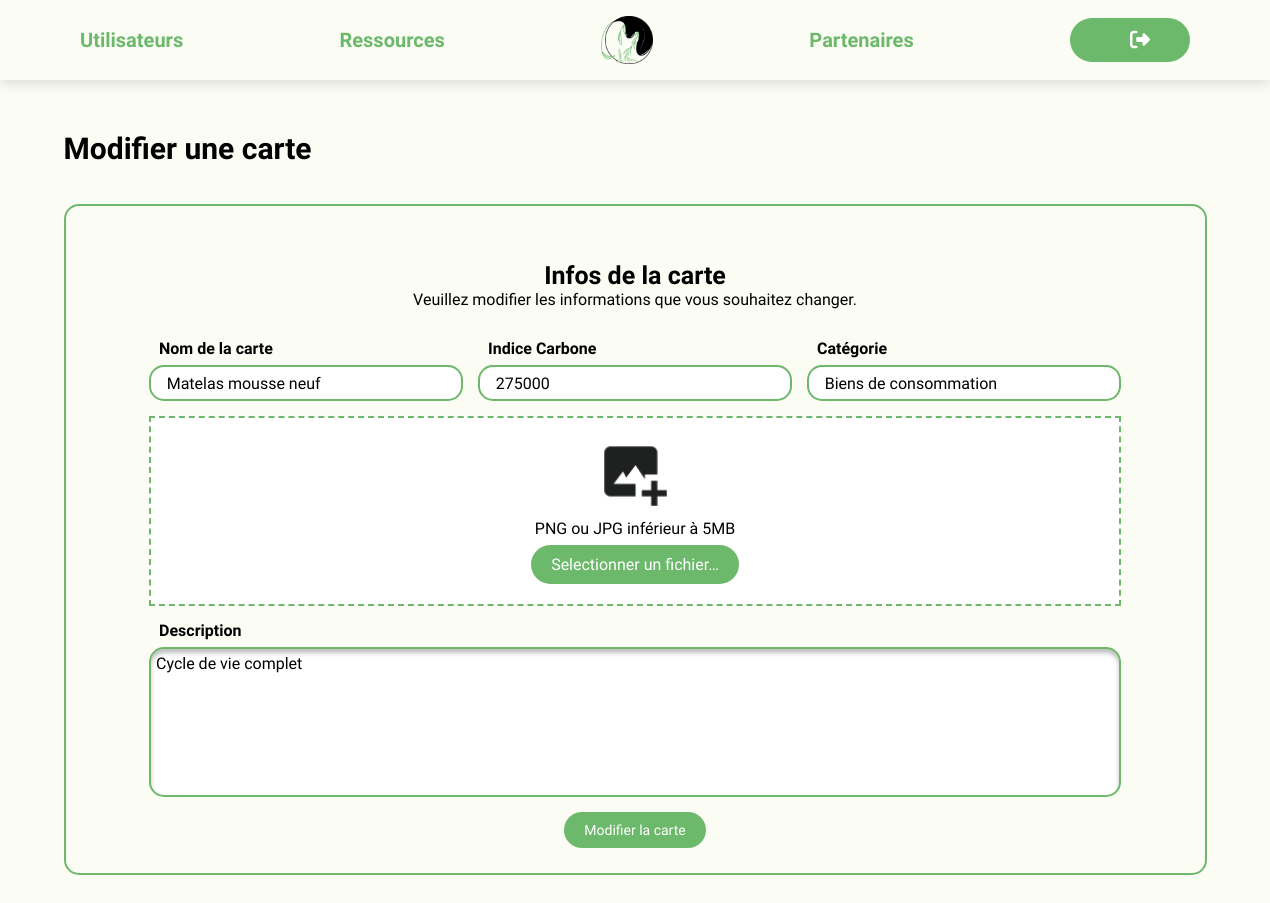
Screenshot of /modify-card.php?id=59 with the database file from the repository.
### tables this page shows
CREATE TABLE `cards` (
  `id` bigint(20) unsigned NOT NULL AUTO_INCREMENT,
  `card_name` varchar(255) NOT NULL,
  `carbon` float DEFAULT NULL,
  `description` varchar(255) DEFAULT NULL,
  `image_url` varchar(255) DEFAULT NULL,
  `type` varchar(255) NOT NULL,
  UNIQUE KEY `id` (`id`)
);

### object/connection.php (called while the page is built, shortened)
<?php
class Connection
{
    private PDO $pdo;
    public function __construct()
    {
        $this->pdo = new PDO('mysql:dbname=carbon_db;host=127.0.0.1', 'root', 'root');
    }
    public function GetSingleCard($id): bool|array
    {
        $get = "SELECT * FROM cards WHERE id = $id";
        $request2 = $this->pdo->query($get);
        return $request2->fetchAll();
    }
}

### modify-card.php (the view, shortened to what this page needs)
<?php
    require_once 'object/connection.php';
?>
<!doctype html>
<html lang="fr">
<head>
    <link rel="stylesheet" href="public/css/style.css">
</head>
<body class="modify_card">
    <?php require_once 'public/includes/_admin-nav.php'; ?>
    <?php
        $id = $_GET['id'];
        $connection = new Connection();
        $cards = $connection->GetSingleCard($id);
    ?>
    <div class="main_container">
        <h2 id="title">Modifier une carte</h2>
        <div class="sub_container">
            <div class="container_text">
                <h3> Infos de la carte</h3>
                <p>Veuillez modifier les informations que vous souhaitez changer.</p>
            </div>
            <?php    foreach($cards as $card): ?>
            <div class="form_container">
                <form method="POST" enctype="multipart/form-data">
                    <div class="info_container">
                        <div class="info">
                            <?php if(!isset($finalcardname)){
                                $finalcardname = $card['card_name'];
                            }?>
                            <label for="car_name">Nom de la carte </label>
                            <input type="text" name="card_name" value="<?php echo $finalcardname ?>">
                        </div>
                        <div class="info">
                            <?php if(!isset($finalcarbon)){
                                $finalcarbon = $card['carbon'];
                            }?>
                            <label for="carbon">Indice Carbone </label>
                            <input type="number" name="carbon" value="<?php echo $finalcarbon ?>">
                        </div>
                        <div class="info">
                            <?php if(!isset($finaltype)){
                                $finaltype = $card['type'];
                            }?>
                            <label for="type">Catégorie </label>
                            <input type="text" name="type" value="<?php echo $finaltype ?>" >
                        </div>
                    </div>
                    <div class="all_img">
                        <div class="add_img">
                            <img src="images/icons/add_image.png" alt="">
                            <p>PNG ou JPG inférieur à 5MB</p>
                            <div class="button_container">
                                <label for="file" class="custom-file-upload"><span>Selectionner un fichier&hellip;</span></label>
                            </div>
                        </div>
                    </div>
                    <div class="info">
                        <?php if(!isset($finaldescription)){
                            $finaldescription = $card['description'];
                        }?>
                        <label for="type">Description </label>
                        <textarea type="text" name="description" id="textarea_description" rows=1 COLS=40><?php echo $finaldescription ?></textarea>
                    </div>
                    <div class="button_container">
                        <button id="submit" type="Submit">Modifier la carte</button>
                    </div>
                </form>
            </div>
            <?php endforeach; ?>
        </div>
    </div>
</body>
</html>

### public/css/style.css (style rules this page uses)
* { margin: 0; padding: 0; box-sizing: border-box; font-size: 16px; font-family: "Koho", sans-serif; }
.modify_card { width: 100%; overflow-x: hidden; background-color: #FBFCF4; }
.modify_card .main_container { width: 100%; }
@media screen and (min-width: 768px) { .modify_card .main_container { width: 100%; display: flex; flex-direction: column; align-items: center; margin-bottom: 5%; } }
.modify_card .main_container #title { display: none; }
@media screen and (min-width: 768px) { .modify_card .main_container #title { display: initial; font-size: 30px; text-align: left; width: 100%; margin: 4% 0% 3% 10%; } }
.modify_card .main_container .info { width: 100%; display: flex; flex-direction: column; gap: 7px; }
.modify_card .main_container .info label { font-weight: 700; font-size: 16px; }
@media screen and (min-width: 768px) { .modify_card .main_container .info label { margin-left: 10px; } }
.modify_card .main_container .info input { width: 100%; background-color: white; padding: 2% 5%; border: 2px solid #6DB86C; border-radius: 15px; }
.modify_card .main_container .info #textarea_description { width: 100%; height: 150px; background: #FFFFFF; border: 2px solid #6DB96C; box-shadow: inset 0px 4px 4px rgba(0, 0, 0, 0.25); border-radius: 15px; padding: 5px; resize: none; }
@media screen and (min-width: 768px) { .modify_card .main_container .sub_container { width: 90%; background-color: #FBFCF4; padding: 2% 5%; border: 2px solid #6DB86C; border-radius: 15px; } }
.modify_card .main_container .sub_container .container_text { display: flex; flex-direction: column; align-items: center; margin-top: 30px; }
.modify_card .main_container .sub_container .container_text h3 { display: none; }
@media screen and (min-width: 768px) { .modify_card .main_container .sub_container .container_text h3 { display: initial; font-weight: 700; font-size: 25px; } }
.modify_card .main_container .sub_container .container_text p { text-align: center; }
.modify_card .main_container .form_container { width: 100%; display: flex; flex-direction: column; padding: 30px 20px 0px; }
.modify_card .main_container .form_container form { display: flex; flex-direction: column; gap: 15px; }
.modify_card .main_container .form_container form .info_container { display: flex; flex-direction: column; gap: 15px; }
@media screen and (min-width: 768px) { .modify_card .main_container .form_container form .info_container { flex-direction: row; } }
.modify_card .main_container .form_container form .all_img { display: flex; flex-direction: row; gap: 30px; }
.modify_card .main_container .form_container form .all_img .add_img { width: 100%; display: flex; flex-direction: column; align-items: center; gap: 7px; background-color: white; padding: 2% 5%; border: 2px dashed #6DB86C; }
.modify_card .main_container .form_container form .all_img .add_img img { width: 75px; }
.modify_card .main_container .form_container form .all_img .add_img .button_container { display: flex; align-items: center; justify-content: center; }
.modify_card .main_container .form_container form .all_img .add_img .button_container .inputfile + label { background-color: #6DB96C; border: #6DB96C; border-radius: 25px; color: white; padding: 10px 20px; font-size: 14px; cursor: pointer; }
.modify_card .main_container .form_container form .button_container { display: flex; align-items: center; justify-content: center; }
.modify_card .main_container .form_container form .button_container #submit { background-color: #6DB96C; border: #6DB96C; border-radius: 25px; color: white; padding: 10px 20px; font-size: 14px; }

### rows the page displays
cards: card_name "Matelas mousse neuf", carbon "275000", type "Biens de consommation", description "Cycle de vie complet"
